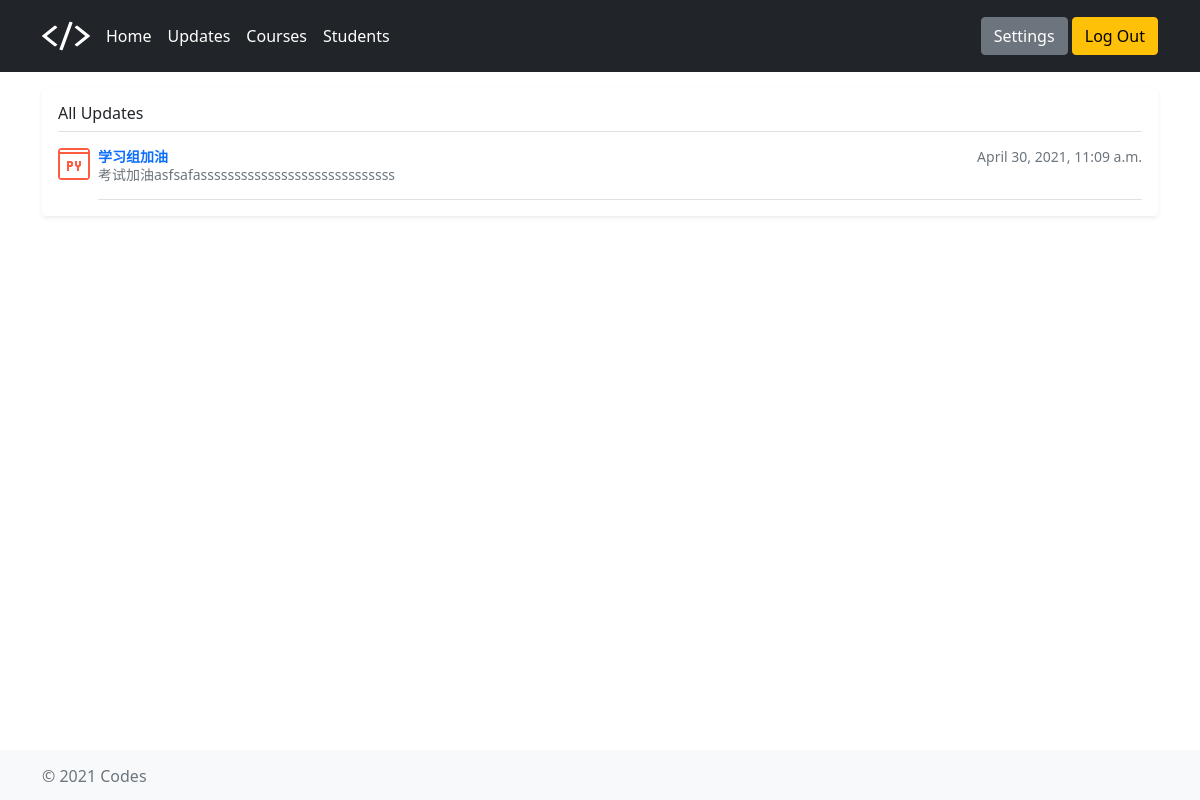
Page /updates/ (signed in) on the committed database.
### page/models.py (models this page shows)
class Update(models.Model):
    user = models.ForeignKey(
        settings.AUTH_USER_MODEL,
        on_delete=models.CASCADE,
        null=True
    )
    course = models.ForeignKey(Course, on_delete=models.CASCADE)
    update_title = models.CharField(max_length=200)
    update_description = models.TextField()
    update_created_datetime = models.DateTimeField(auto_now_add=True)

### page/views.py (the view)
# urls.py: path('updates/', update_view, name='updates'),
@login_required
def update_view(request, *args, **kwargs):  # *args, **kwargs
    update_list = Update.objects.all()
    context = {'update_list': update_list}
    return render(request, "updates/index.html", context)

### templates/updates/index.html (shortened to what this page needs)
{% extends "base_generic.html" %}
    {% block head %}
    {% load static %}
    <link href="{% static 'assets/dist/css/bootstrap.min.css' %}" rel="stylesheet" />
    {% load static %}
    <link href="{% static 'headers.css' %}" rel="stylesheet" />
    <link href="{% static 'offcanvas.css' %}" rel="stylesheet">
    <link href="{% static 'sticky-footer.css' %}" rel="stylesheet">
    {% endblock %}
{% block content %}
<body class="d-flex flex-column h-100">
    <main class="container">
        <div class="my-3 p-3 bg-body rounded shadow-sm">
            <h6 class="border-bottom pb-2 mb-0">All Updates</h6>
            {% if update_list %}
            {% for update in update_list %}
            <div class="d-flex text-muted pt-3">
                <div class="pb-3 mb-0 small lh-sm border-bottom w-100">
                    <div class="d-flex justify-content-between">
                        <strong class="text-gray-dark"><a href="/updates/{{ update.id }}/">
                                {{ update.update_title }}</a></strong>
                        {{ update.update_created_datetime }}
                    </div>
                    <span class="d-block">{{ update.update_description }}</span>
                </div>
            </div>
            {% endfor %}
            {% else %}
            <p>No update are available.</p>
            {% endif %}
        </div>
    </main>
</body>
{% endblock %}
{% block script%}
{% load static %}
{% endblock %}

### static/offcanvas.css (style rules this page uses)
html, body { overflow-x: hidden; }

### static/sticky-footer.css (style rules this page uses)
html { position: relative; min-height: 100%; }
body { margin-bottom: 60px; }

### templates/base_generic.html (style rules this page uses)
a { text-decoration: none !important; }

### rows in the picture
Update: update_title "学习组加油", update_created_datetime "April 30, 2021, 11:09 a.m.", update_description "考试加油asfsafasssssssssssssssssssssssssssss"
